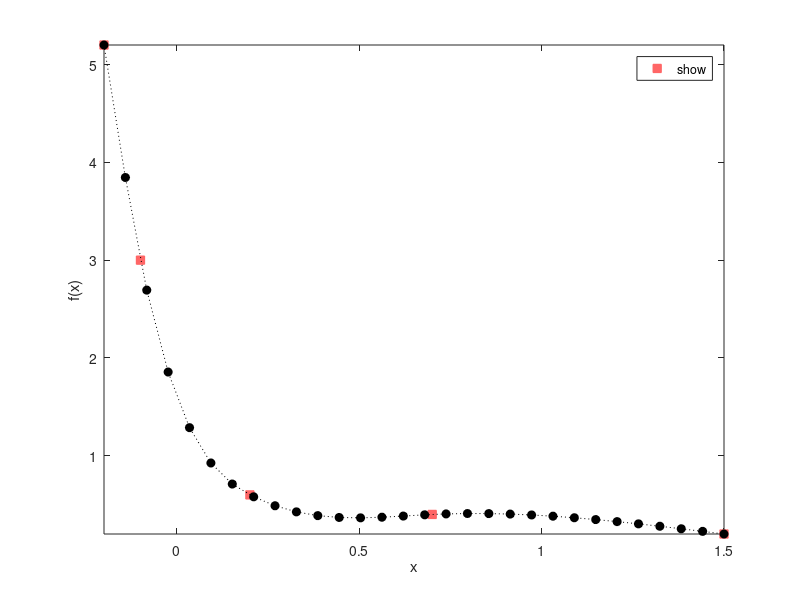

MATLAB code to generate this figure:
%% Code 3-4a | Lagrange Spline
clc; clear; close all
k = 3;                            %order of Spline 1,2,3
X = [-0.2, -0.1, 0.2, 0.7, 1.5];  %data points
F = [5.2, 3, 0.6, 0.4, 0.2].';    %data points
Xi = linspace(X(1),X(end),30);    %interpolation points
%Metod__________________________________________________________________
n = numel(X);
if k == 1
    B = speye(n); U = B;             %for the unity of the code
elseif k == 2
    I = 2:n;                I = I([1;1],:);         I = [1;I(:)];
    J = bsxfun(@plus,[0;1],1:n-1);                  J = [1;J(:)];
    B = X(1:n-1)-X(2:n);    B = B([1;1],:);         B = [1;B(:)];
    U = [2;-2];             U = U(:,ones(1,n-1));   U = [0;U(:)];
    B = sparse(I,J,B,n,n);
    U = sparse(I,J,U,n,n);
elseif k == 3
    I = 2:n-1;              I = I([1;1;1],:);       I = [1;I(:);n];
    J = bsxfun(@plus,[0;1;2],1:n-2);                J = [1;J(:);n];
    B1 = X(1:n-2)-X(2:n-1);
    B3 = X(2:n-1)-X(3:n);
    B = [B1;2*(B1+B3);B3];                          B = [1;B(:);1];
    B = sparse(I,J,B,n,n);
    U1 = 1./B1;
    U3 = 1./B3;
    U = 6*[U1;-(U1+U3);U3];                         U = [0;U(:);0];
    U = sparse(I,J,U,n,n);
end
Xi = Xi(:);
m = numel(Xi);
I = zeros(2*m,1); J = I; Bi = J; Ui = Bi;  %preallocating
m = 0;
for i = 1:n-1
    if i ~= n-1, id = (X(i)<= Xi & Xi < X(i+1));
    else,        id = (X(i)<= Xi & Xi <= X(i+1));
    end
    if any(id~= 0) 
        Xs = Xi(id);
        ms = numel(Xs);
        Is = (m+1:m+ms)';
        Is = Is(:,[1 1]);
        Js = [i,i+1];
        Js = Js(ones(ms,1),:);
        if k == 1
            dx = X(i+1)-X(i);
            Bs = [X(i+1)-Xs,Xs-X(i)]/dx;
            Us = zeros(ms,2);               %for the unity of the code
        elseif k == 2
            dx = X(i+1)-X(i);
            Bs = 0.5*[-(X(i+1)-Xs).^2/dx+dx,(Xs-X(i)).^2/dx];
            Us = [ones(ms,1) zeros(ms,1)];
        elseif k == 3
            dx = X(i+1)-X(i);
            dX1 = X(i+1)-Xs; dX2 = Xs-X(i);
            Bs = [dX1.^3/dx-dX1*dx,dX2.^3/dx-dX2*dx]/6;
            Us = [dX1 dX2]/dx;
        end
        S = 2*m+1:2*m+2*ms;
        I(S)  = Is(:);
        J(S)  = Js(:);
        Bi(S) = Bs(:);
        Ui(S) = Us(:);
        m = m+ms;
    end
end
Bi = sparse(I,J,Bi,m,n);
Ui = sparse(I,J,Ui,m,n);
P = Bi*(B\U)+Ui;
Fi = P*F;
%Illustration___________________________________________________________
plot(X,F,'linestyle','none','Color',[1 0.4 0.4],...
    'Marker','s','MarkerFaceColor',[1 0.4 0.4],...
    'displayname','Initial points'); hold on
plot(Xi,Fi,'linestyle',':','Color','k',...
    'Marker','o','MarkerFaceColor','k',...
    'displayname','Interpolated points');
xlabel('x'); ylabel('f(x)'); axis tight
legend('show','location','best');
